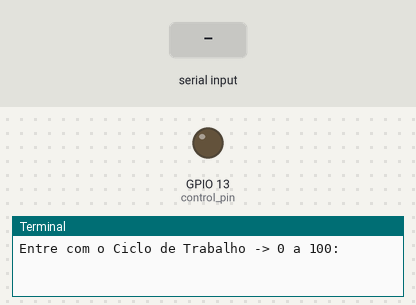
Recording of a program running on a simulated Raspberry Pi (BCM pin numbers). Parts: output pins drawn as LEDs (lit = HIGH), the last lines printed to the terminal. The inputs (shaded band) are chosen by the test bench.

Above: at 1.2 s.
1.3 s: "5" typed at the terminal, then Enter
At 1.6 s:
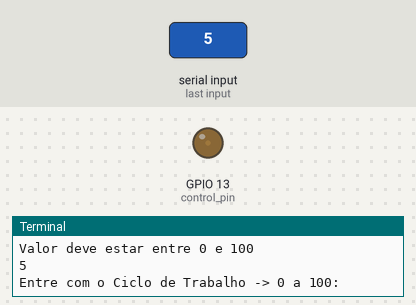
2.8 s: "90" typed at the terminal, then Enter
At 4.0 s:
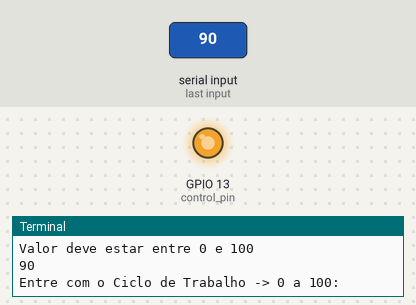
Timing chart, 0 to 5.8 s (numbered marks = the images above; inputs shaded):
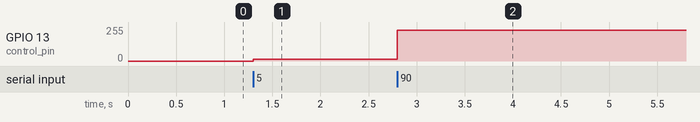

The program:

motor_test.py
```python
import RPi.GPIO as GPIO
import time

GPIO.setmode(GPIO.BCM)

control_pin = 13

GPIO.setup(control_pin, GPIO.OUT)
motor_pwm = GPIO.PWM(control_pin, 500)
motor_pwm.start(0)
duty = 0

try:
    while True:
            duty = int(input('Entre com o Ciclo de Trabalho -> 0 a 100: '))
            print('Valor deve estar entre 0 e 100')
            motor_pwm.ChangeDutyCycle(duty)
            print(duty)
finally:
    print('Limpando...')
    GPIO.cleanup()
```

Measured:
- after the input at 1.3 s, GPIO 13 (control_pin): 0/255 → 13/255 at once
- after the input at 2.8 s, GPIO 13 (control_pin): 13/255 → 230/255 at once
